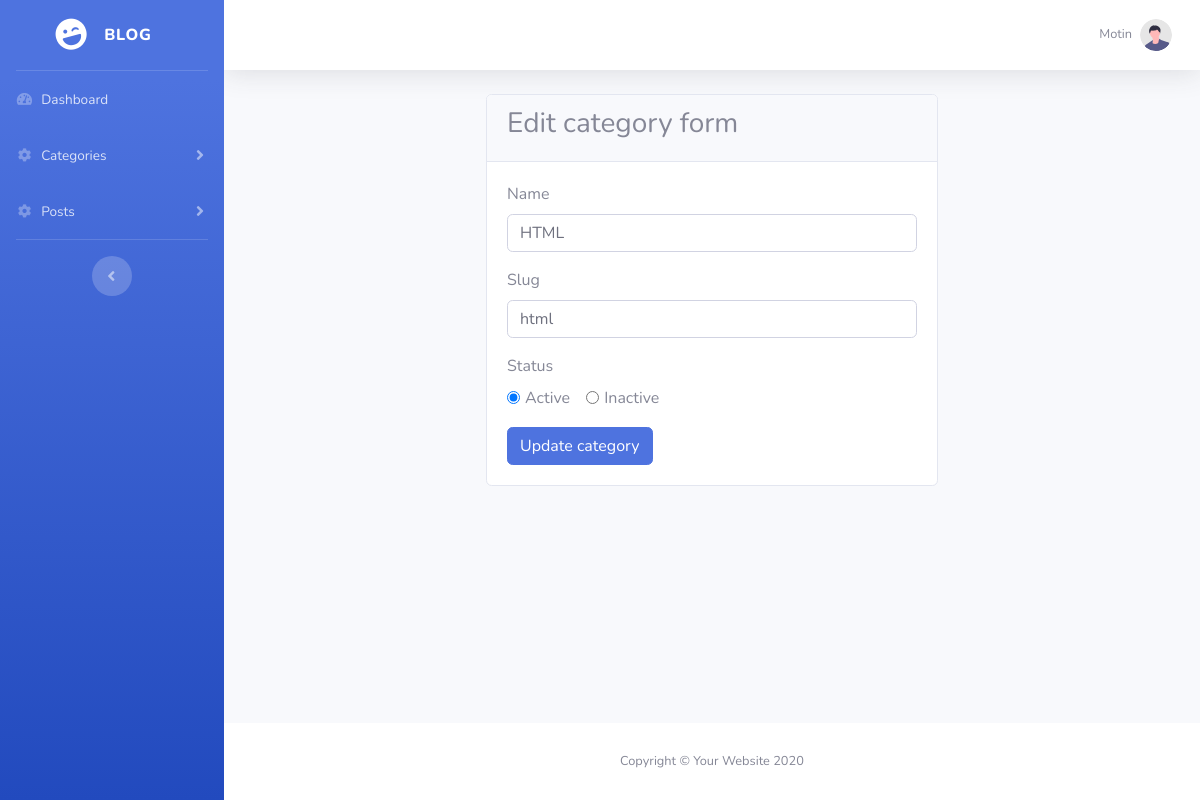
Page /admin/index.php?page=edit-category&&edit=45 (signed in) on the committed database.
### tables this page shows
CREATE TABLE `categories` (
  `id` int(5) NOT NULL,
  `name` varchar(100) NOT NULL,
  `slug` varchar(100) NOT NULL,
  `status` varchar(100) NOT NULL DEFAULT 'active',
  `create_by` varchar(100) NOT NULL,
  `create_at` timestamp NOT NULL DEFAULT current_timestamp(),
  `update_at` timestamp NOT NULL DEFAULT current_timestamp() ON UPDATE current_timestamp()
);

### admin/edit-category.php (the view, shortened to what this page needs)
<?php
if(isset($_GET["edit"])){
    $id = $_GET["edit"];
    $result = mysqli_query($con, "SELECT * FROM `categories` WHERE `id` = '$id' ");
    $row = mysqli_fetch_assoc($result);
}
?>
<div class="row justify-content-md-center">
    <div class="col-md-6">
        <div class="card">
            <div class="card-header">
                <h3>Edit category form</h3>
            </div>
            <div class="card-body">
                <form method="POST" action="">
                    <div class="mb-3">
                        <label for="name" class="form-label">Name</label>
                        <input type="name" name="name"  id="name" class="form-control" value="<?= $row['name']; ?>" onkeyup="string_to_slug(this.value)">
                    </div>
                    <div class="mb-3">
                        <label for="slug" class="form-label">Slug</label>
                        <input type="slug" name="slug"  id="slug" class="form-control" value="<?= $row['slug']; ?>">
                    </div>
                    <div class="mb-3">
                        <label for="status" class="form-label">Status</label>
                        <div>
                            <div class="form-check form-check-inline">
                                <input class="form-check-input" type="radio" name="status" id="active" <?= $row['status'] == 'active' ? 'checked':''; ?> value="active">
                                <label class="form-check-label" for="active">Active</label>
                            </div>
                            <div class="form-check form-check-inline">
                                <input class="form-check-input" type="radio" name="status" id="inactive" <?= $row['status'] == 'inactive' ? 'checked':''; ?> value="inactive">
                                <label class="form-check-label" for="inactive">Inactive</label>
                            </div>
                        </div>
                    </div>
                    <button type="submit" name="save" class="btn btn-primary">Update category</button>
                </form>
            </div>
        </div>
    </div>
</div>

### rows in the picture
categories: name "HTML", slug "html", status "☑ Active", status "☐ Inactive"

### other values in the picture
$_SESSION["name"] "Motin"
